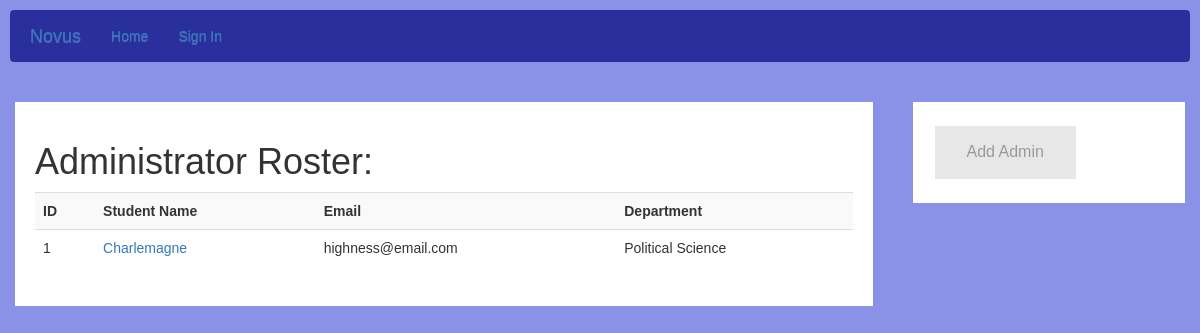
The page /administrator_roster on the database its author committed.
### models.py (models this page shows, shortened)
class User(db.Model, UserMixin):
    __tablename__="users"
    id = db.Column(db.Integer, primary_key=True)
    name = db.Column(db.String(120), index=True, unique=False)
    gender = db.Column(db.String(6), index=True)
    email = db.Column(db.String(120), index=True)
    phone = db.Column(db.String(120), index=True)
    birthday = db.Column(db.String(120), index=True)
    active = db.Column(db.Boolean())
    roles = relationship("Role", secondary="user_roles")
    password = db.Column(db.String(128))

class Administrator(User, db.Model):
    __tablename__="administrators"
    id = db.Column(db.Integer, ForeignKey('users.id'), primary_key=True)
    department = db.Column(db.String(120), index=True)

class User(db.Model, UserMixin):
    __tablename__="users"
    id = db.Column(db.Integer, primary_key=True)
    name = db.Column(db.String(120), index=True, unique=False)
    gender = db.Column(db.String(6), index=True)
    email = db.Column(db.String(120), index=True)
    phone = db.Column(db.String(120), index=True)
    birthday = db.Column(db.String(120), index=True)
    active = db.Column(db.Boolean())
    roles = relationship("Role", secondary="user_roles")
    password = db.Column(db.String(128))

### app.py (the view)
@app.route('/administrator_roster')
def administrator_roster():
    admins = Administrator.query.all()
    return render_template('administrator_roster.html', admins=admins)

### templates/administrator_roster.html
{% extends 'layout.html' %}
{% block head %}
        <link rel="stylesheet" href="//maxcdn.bootstrapcdn.com/bootstrap/3.2.0/css/bootstrap.min.css">
        <link rel="stylesheet" href="//maxcdn.bootstrapcdn.com/bootstrap/3.2.0/css/bootstrap-theme.min.css">
        <link rel="stylesheet" type="text/css" href="/static/css/roster.css">
{% endblock %}
{% block app_content %}
<div class="row">
  <div class="leftcolumn">
    <div class="card" id="opt">
      <h1>Administrator Roster: </h1>
      <div style="text-align:center">
        <table class="table table-striped" >
          <tr>
            <th>ID</th>
            <th>Student Name</th>
            <th>Email</th>
            <th>Department</th>
          </tr>
          {% for admin in admins %}
          <tr class="text-left">
            <td>{{admin.id}}</td>
            <td><a href="{{ url_for('details', type='Administrator', id=admin.id) }}">{{admin.name}}</a></td>
            <td>{{admin.email}}</td>
            <td>{{admin.department}}</td>
          </tr>
          {% endfor %}
        </table>
      </div>
    </div>
  </div>
  <div class="rightcolumn">
    <div class="card">
      <a href="{{ url_for('create_administrator') }}" class="button">
        Add Admin
      </a>
    </div>
  </div>
</div>
{% endblock %}

### static/css/roster.css (style rules this page uses)
* { box-sizing: border-box; }
body { font-family: Arial; padding: 10px; background: #8a92e8; }
.leftcolumn { float: left; width: 75%; background-color: #8a92e8; padding-right: 20px; }
.button { background-color: #e7e7e7; border: none; color: #999999; padding: 15px 32px; text-align: center; text-decoration: none; display: inline-block; font-size: 16px; margin: 4px 2px; cursor: pointer; }
.rightcolumn { float: right; width: 25%; background-color: #8a92e8; padding-left: 20px; }
.card { background-color: white; padding: 20px; margin-top: 20px; }
.row:after { content: ""; display: table; clear: both; }

### rows shown on the page
Administrator: id "1", name "Charlemagne", email "highness@email.com", department "Political Science"
